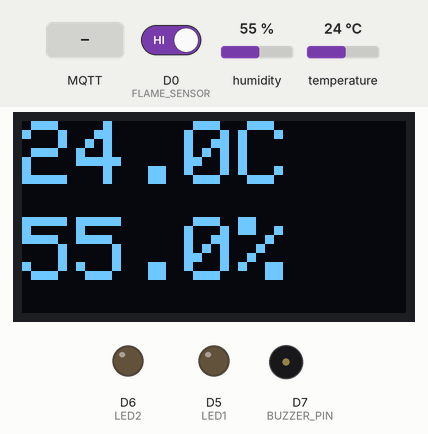
This sketch was run on a simulated ESP8266 (NodeMCU). Parts: 128×64 one-colour display, output pins drawn as LEDs (lit = HIGH), buzzer (waves = sounding, pin HIGH). The inputs (shaded band) are chosen by the test bench; at power-on: D0 (FLAME_SENSOR) HIGH, humidity 55 %, temperature 24 °C. WiFi joins after 1.5 s; servers stay silent unless stated; no MQTT or app messages arrive unless stated; what the sketch prints to the serial monitor is not drawn.

Above: at 4.7 s.
4.8 s: D0 (FLAME_SENSOR) driven LOW
At 5.4 s:
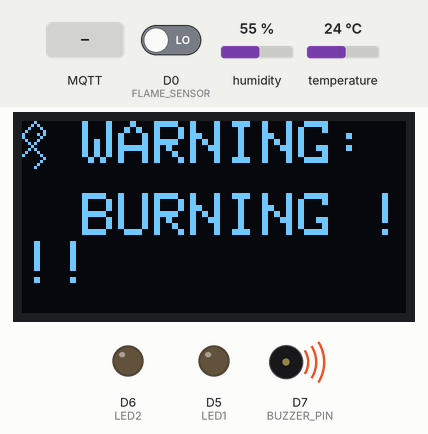
6.4 s: MQTT message "Bat_den_pk" arrives on the first subscribed topic
At 7.6 s:
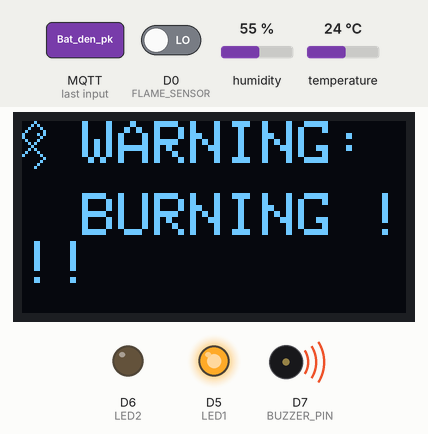
7.9 s: MQTT message "Bat_den_nb" arrives on the first subscribed topic
At 8.9 s:
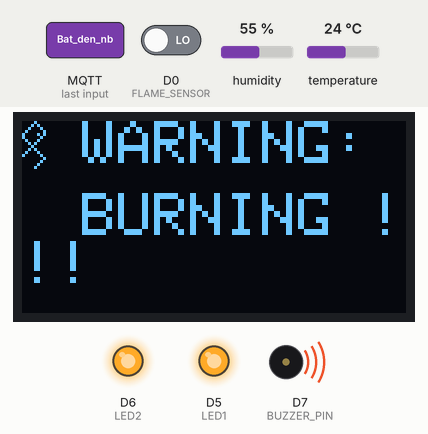
9.4 s: MQTT message "Tat_den_pk" arrives on the first subscribed topic
At 10.4 s:
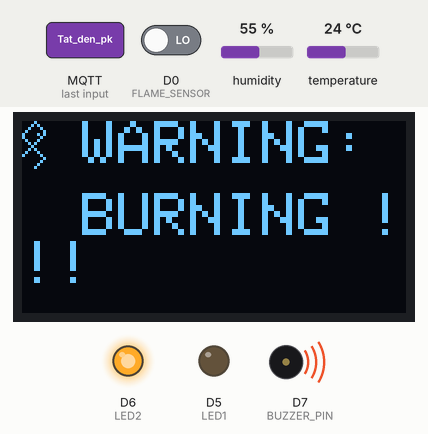
10.9 s: D0 (FLAME_SENSOR) driven HIGH
At 11.5 s:
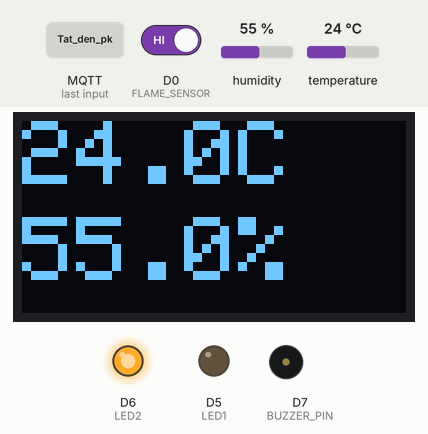
12.5 s: MQTT message "Bat_den_all" arrives on the first subscribed topic
At 13.8 s:
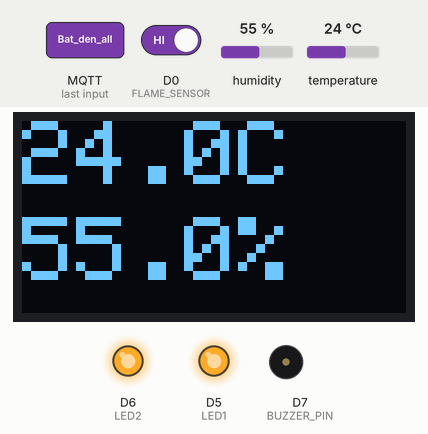
Timing chart, 0 to 15.0 s (numbered marks = the images above; inputs shaded):
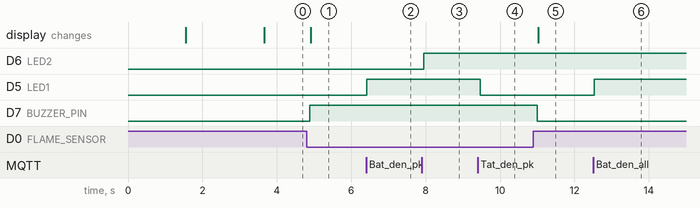

The sketch:

worker1.ino
```cpp
#include <ESP8266WiFi.h>
#include <PubSubClient.h>
#include <Wire.h>
#include <Adafruit_GFX.h>
#include <Adafruit_SSD1306.h>
#include <DHT.h>

// ==== OLED SSD1306 config ====
#define SCREEN_WIDTH 128
#define SCREEN_HEIGHT 64
#define OLED_RESET    -1
Adafruit_SSD1306 display(SCREEN_WIDTH, SCREEN_HEIGHT, &Wire, OLED_RESET);

// ==== DHT11 config ====
#define DHTPIN D4
#define DHTTYPE DHT11
DHT dht(DHTPIN, DHTTYPE);

// ==== LED pin ====
#define LED1 D5
#define LED2 D6

// ==== Flame sensor KY-026 + Buzzer ====
#define FLAME_SENSOR D0  // KY-026: LOW = fire detected
#define BUZZER_PIN   D7

// ==== WiFi credentials ====
const char* ssid     = "Hmee";
const char* password = "abcd1234";

// ==== MQTT HiveMQ settings ====
const char* mqtt_server = "2571594adf7e48da9ee3958d605824ec.s1.eu.hivemq.cloud";
const int   mqtt_port   = 8883;
const char* mqtt_user   = "haichu";
const char* mqtt_pass   = "H@ichu321";
const char* mqtt_topic  = "home/den";

WiFiClientSecure espClient;
PubSubClient client(espClient);

// ==== Fire icon 16×16 bitmap ====
const unsigned char fireIcon[] PROGMEM = {
  0x08,0x00,0x14,0x00,0x22,0x00,0x41,0x00,
  0x85,0x00,0x82,0x00,0x44,0x00,0x28,0x00,
  0x10,0x00,0x28,0x00,0x44,0x00,0x82,0x00,
  0x01,0x00,0x02,0x00,0x04,0x00,0x08,0x00
};

// ==== State variables ====
bool flamePreviouslyDetected = false;  // to publish "chay" only once per fire event
unsigned long lastSend = 0;

// ==== MQTT callback (handles light commands, etc.) ====
void callback(char* topic, byte* payload, unsigned int length) {
  String cmd;
  for (unsigned int i = 0; i < length; i++) {
    cmd += (char)payload[i];
  }
  Serial.print("[MQTT] Received: "); Serial.println(cmd);

  if      (cmd == "Bat_den_pk")      digitalWrite(LED1, HIGH);
  else if (cmd == "Tat_den_pk")      digitalWrite(LED1, LOW);
  else if (cmd == "Bat_den_nb")      digitalWrite(LED2, HIGH);
  else if (cmd == "Tat_den_nb")      digitalWrite(LED2, LOW);
  else if (cmd == "Bat_den_all") {
    digitalWrite(LED1, HIGH);
    digitalWrite(LED2, HIGH);
  }
  else if (cmd == "Tat_den_all") {
    digitalWrite(LED1, LOW);
    digitalWrite(LED2, LOW);
  }
  else if (cmd == "chay") {
    // manual MQTT-triggered fire alarm
    digitalWrite(BUZZER_PIN, HIGH);
    delay(2000);
    display.println("WARNING:");
    display.setCursor(20, 24);
    display.println("BURNING !!!");
    digitalWrite(BUZZER_PIN, LOW);
  }
}

// ==== Reconnect to MQTT broker ====
void reconnect() {
  while (!client.connected()) {
    Serial.print("[MQTT] Connecting...");
    if (client.connect("esp8266Client", mqtt_user, mqtt_pass)) {
      Serial.println("connected");
      client.subscribe(mqtt_topic);
    } else {
      Serial.print("failed, rc=");
      Serial.print(client.state());
      Serial.println(" try again in 3 seconds");
      delay(3000);
    }
  }
}

void setup() {
  Serial.begin(9600);
  dht.begin();

  // pins
  pinMode(LED1, OUTPUT);
  pinMode(LED2, OUTPUT);
  pinMode(FLAME_SENSOR, INPUT);
  pinMode(BUZZER_PIN, OUTPUT);
  digitalWrite(BUZZER_PIN, LOW);

  // WiFi
  WiFi.begin(ssid, password);
  Serial.print("Connecting to WiFi");
  while (WiFi.status() != WL_CONNECTED) {
    delay(500);
    Serial.print(".");
  }
  Serial.println("\nWiFi connected, IP: " + WiFi.localIP().toString());

  // MQTT
  espClient.setInsecure();
  client.setServer(mqtt_server, mqtt_port);
  client.setCallback(callback);

  // OLED init
  if (!display.begin(SSD1306_SWITCHCAPVCC, 0x3C)) {
    Serial.println("SSD1306 allocation failed");
    while (true);
  }
  display.clearDisplay();
  display.setTextSize(2);
  display.setTextColor(SSD1306_WHITE);
  display.setCursor(0, 0);
  display.println("Dang khoi dong...");
  display.display();
  delay(2000);
}

void loop() {
  // ensure MQTT connection
  if (!client.connected()) {
    reconnect();
  }
  client.loop();

  // read sensors
  int  flame = digitalRead(FLAME_SENSOR);  // LOW = fire
  float temp  = dht.readTemperature();
  float humi  = dht.readHumidity();

  // publish DHT data every 60s
  if (millis() - lastSend > 60000) {
    if (!isnan(temp) && !isnan(humi)) {
      char buf[50];
      snprintf(buf, sizeof(buf), "data_%.1f/%.1f", temp, humi);
      client.publish(mqtt_topic, buf);
      Serial.println(buf);
    }
    lastSend = millis();
  }

  display.clearDisplay();

  if (flame == LOW) {
    // --- Fire detected ---
    // publish "chay" only once per event
    if (!flamePreviouslyDetected) {
      client.publish(mqtt_topic, "chay");
      flamePreviouslyDetected = true;
    }
    // buzzer on
    digitalWrite(BUZZER_PIN, HIGH);

    // OLED warning
    display.drawBitmap(0, 0, fireIcon, 16, 16, SSD1306_WHITE);
    display.setTextSize(2);
    display.setCursor(20, 0);
    display.println("WARNING:");
    display.setCursor(20, 24);
    display.println("BURNING !!!");
  }
  else {
    // --- No fire ---
    flamePreviouslyDetected = false;
    digitalWrite(BUZZER_PIN, LOW);

    // display temperature (top half)
    display.setTextSize(3);
    display.setCursor(0, 0);
    if (!isnan(temp)) {
      display.print(temp, 1);
      display.print("C");
    } else {
      display.print("--C");
    }

    // display humidity (bottom half)
    display.setCursor(0, 32);
    if (!isnan(humi)) {
      display.print(humi, 1);
      display.print("%");
    } else {
      display.print("--%");
    }
  }

  display.display();
  delay(100);
}
```

Measured:
- after the input at 4.8 s, D7 (BUZZER_PIN): LOW → HIGH after 0.09 s; the display: changes after 0.12 s (image 1)
- after the input at 6.4 s, D5 (LED1): LOW → HIGH at once
- after the input at 7.9 s, D6 (LED2): LOW → HIGH after 0.06 s
- after the input at 9.4 s, D5 (LED1): HIGH → LOW after 0.07 s
- after the input at 10.9 s, D7 (BUZZER_PIN): HIGH → LOW after 0.10 s; the display: changes after 0.12 s (image 5)
- after the input at 12.5 s, D5 (LED1): LOW → HIGH at once
